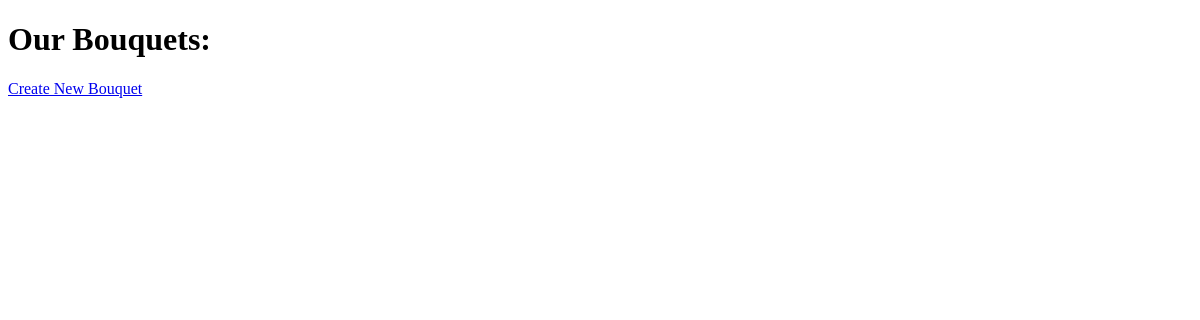
/blog/bouquets, run on an earlier commit of the app's database.
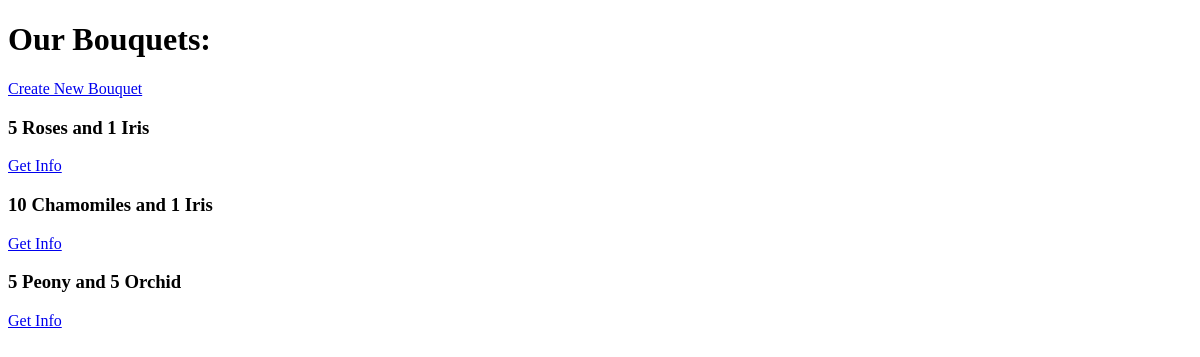
And on a later commit of the database.
### blogapp/models.py (models this page shows, shortened)
class Bouquet(models.Model):
    name = models.CharField(max_length=100)
    flowers = models.ManyToManyField('Flower')

### blogapp/views.py (the view)
# urls.py: path('bouquets', BouquetsView, name='bouquets_url'),
def BouquetsView(request):
    bouquets = Bouquet.objects.all()
    context = {
        'bouquets': bouquets
    }
    return render(request=request, template_name='bouquets_template.html', context=context)

### templates/bouquets_template.html (shortened to what this page needs)
<!DOCTYPE html>
<html lang="en">
<head>
</head>
<body>
    <h1>Our Bouquets:</h1>
    <a href="{% url 'bouquets_create_url' %}">Create New Bouquet</a>
    {% for bouquet in bouquets %}
        <h3>{{ bouquet.name }}</h3>
        <a href="{% url 'bouquets_detail_url' bouquet.id %}">Get Info</a>
    {% endfor %}
</body>
</html>

What changed in the data, as far as the page shows it:
added Bouquet: name "5 Roses and 1 Iris"
added Bouquet: name "10 Chamomiles and 1 Iris"
added Bouquet: name "5 Peony and 5 Orchid"
